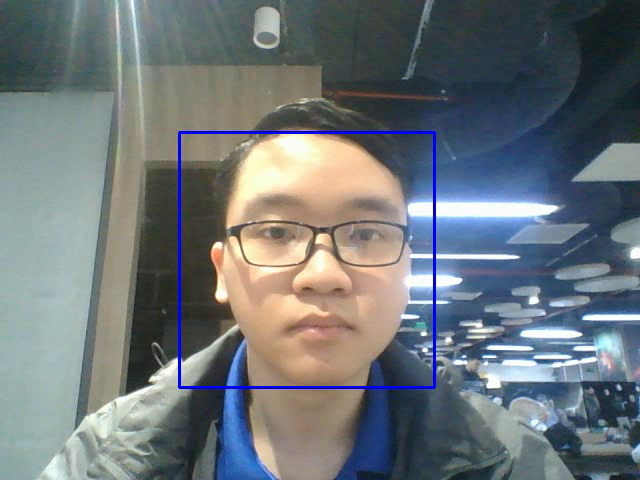
#> input picture frame 13 of videos/haar.avi, 640 x 480 px, given in place of the camera
$ python detect_smile_cascade.py
#> lines starting #> are read from the running program, lines starting #| are printed output that depends on the picture; after the words box and inside, x2 and y2 are one past the last pixel; in counts of white or black regions, pixels touching at a corner belong together
# import the necessary packages
import cv2

# grab cascade classifiers
face_cascade = cv2.CascadeClassifier('cascade/haarcascade_frontalface_default.xml')
eye_cascade = cv2.CascadeClassifier('cascade/haarcascade_eye.xml')
smile_cascade = cv2.CascadeClassifier('cascade/haarcascade_smile.xml')

# detect function
def detect(gray, frame):
    # detect faces
    faces = face_cascade.detectMultiScale(gray, scaleFactor=1.3, minNeighbors=5)
    for (fx, fy, fw, fh) in faces:
        # draw rectangle for face
        cv2.rectangle(frame, (fx, fy), ((fx + fw), (fy + fh)), (255, 0, 0), 2)
        roi_gray = gray[fy:fy + fh, fx:fx + fw]
        roi_color = frame[fy:fy + fh, fx:fx + fw]
        # detect smiles
        smiles = smile_cascade.detectMultiScale(roi_gray, 1.8, 20)
        for (sx, sy, sw, sh) in smiles:
            # draw rectangle for smile
            cv2.rectangle(roi_color, (sx, sy), ((sx + sw), (sy + sh)), (0, 0, 255), 2)

    return frame

# grab the references to the webcam
print('[INFO] starting video capture...')
cap = cv2.VideoCapture(0)

# grab width and height from video feed
width = int(cap.get(cv2.CAP_PROP_FRAME_WIDTH))
height = int(cap.get(cv2.CAP_PROP_FRAME_HEIGHT))

writer = cv2.VideoWriter('videos/haar.avi', cv2.VideoWriter_fourcc(*'XVID'), 12, (width, height))

# keep looping while the video capture is open
while cap.isOpened():
    # grab the current frame
    _, frame = cap.read()
#> frame is the input picture: shape (480, 640, 3); mean B, G, R 121.1, 117.4, 110.1

    # capture image in monochrome
    gray = cv2.cvtColor(frame, cv2.COLOR_BGR2GRAY)
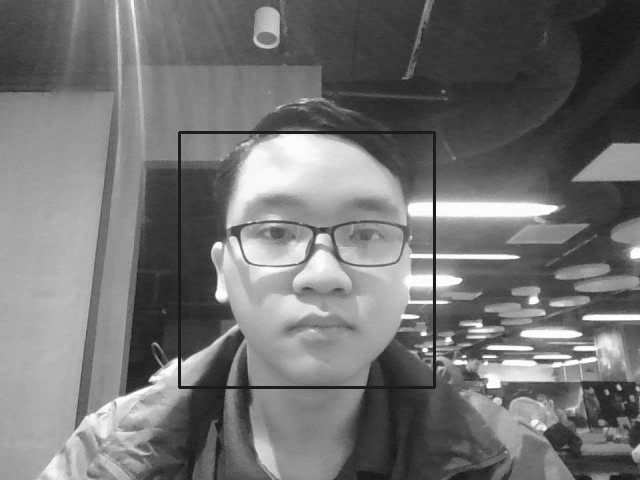
#> gray: shape (480, 640); min 15, max 255, mean 115.6

    # calls the detect() function
    canvas = detect(gray, frame)
#> in detect, `faces = face_cascade.detectMultiScale(gray, scaleFactor=1.3, minNeighb..`: faces = [[177, 132, 255, 255]]
#> the loop in detect, `for (fx, fy, fw, fh) in faces:` made 1 pass
#> pass 1, in detect, `roi_gray = gray[fy:fy + fh, fx:fx + fw]`:
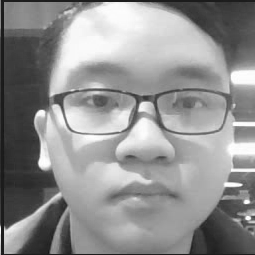
#> roi_gray: shape (255, 255); min 21, max 255, mean 144.2
#> pass 1, in detect, `roi_color = frame[fy:fy + fh, fx:fx + fw]`:
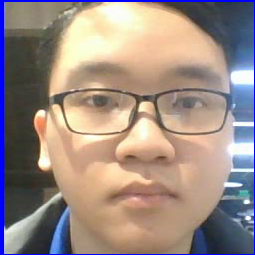
#> roi_color: shape (255, 255, 3); mean B, G, R 131.9, 139.7, 155.9
#> after the loop in detect, `for (fx, fy, fw, fh) in faces:`:
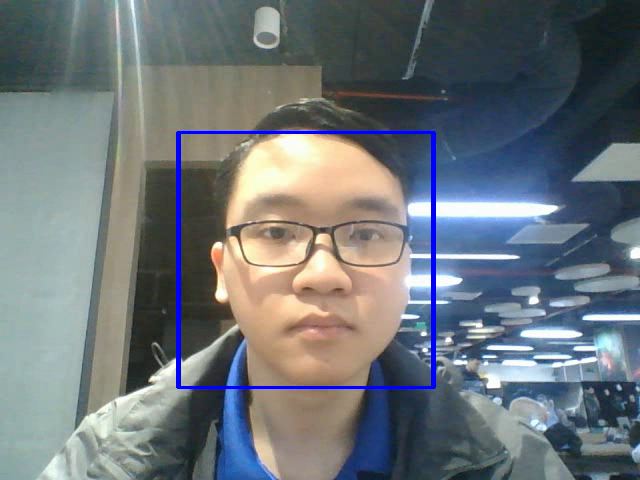
#> frame: shape (480, 640, 3); 0.98% of pixels changed, all inside (x1, y1, x2, y2) = (176, 131, 434, 389)

    writer.write(canvas)

    # display the result on camera feed
    cv2.imshow('Video', canvas)

    # stop the loop if 'q' key is pressed
    if cv2.waitKey(1) & 0xff == ord('q'):
#> (key q is pressed here)
        break

# clean up everything once all the processing is done
cap.release()
writer.release()
cv2.destroyAllWindows()

$ run again, starting later in the video
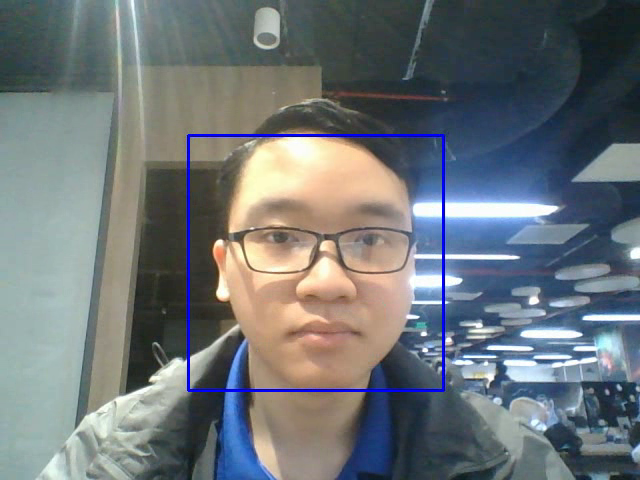
#> input picture frame 58 of videos/haar.avi, 640 x 480 px, given in place of the camera
#> frame is the input picture: shape (480, 640, 3); mean B, G, R 120.3, 116.7, 110
#> `gray = cv2.cvtColor(frame, cv2.COLOR_BGR2GRAY)`:
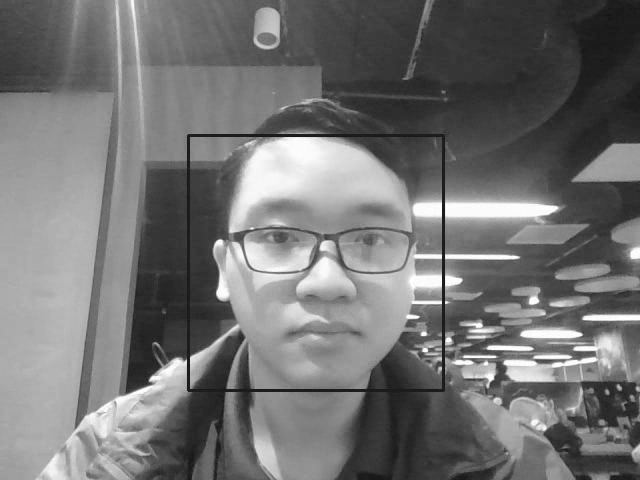
#> gray: shape (480, 640); min 18, max 255, mean 115
#> faces = [[197, 136, 255, 255]]
#> the loop in detect, `for (fx, fy, fw, fh) in faces:` made 1 pass
#> after the loop in detect, `for (fx, fy, fw, fh) in faces:`:
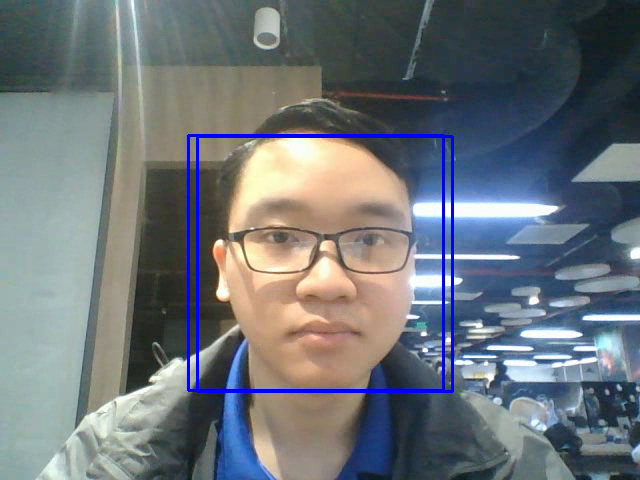
#> frame: shape (480, 640, 3); 0.99% of pixels changed, all inside (x1, y1, x2, y2) = (196, 135, 454, 393)

$ run again, starting later in the video
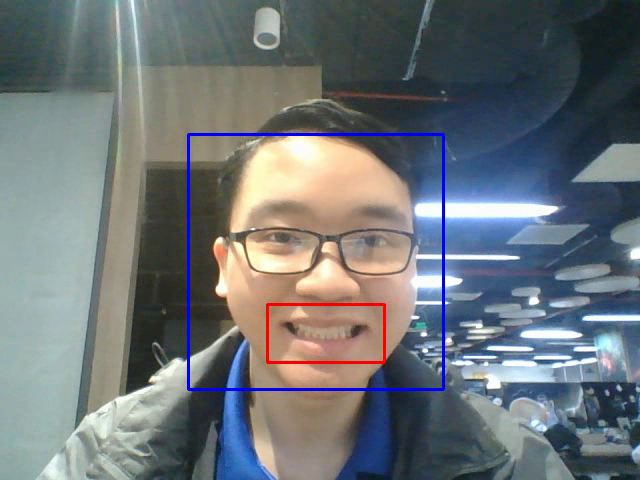
#> input picture frame 104 of videos/haar.avi, 640 x 480 px, given in place of the camera
#> frame is the input picture: shape (480, 640, 3); mean B, G, R 119.5, 115.9, 110
#> `gray = cv2.cvtColor(frame, cv2.COLOR_BGR2GRAY)`:
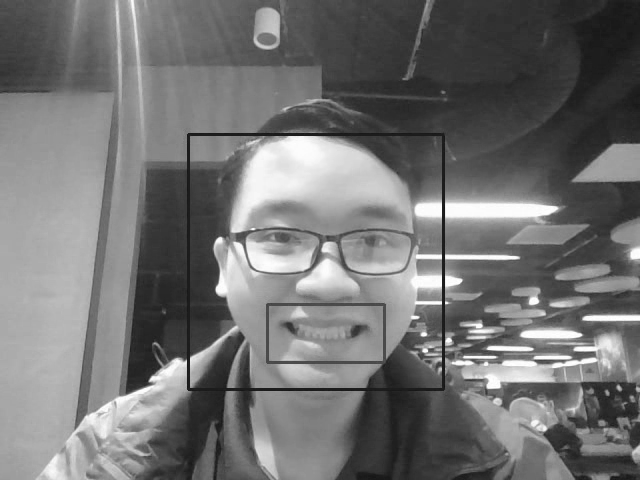
#> gray: shape (480, 640); min 19, max 255, mean 114.5
#> faces = [[194, 134, 255, 255]]
#> the loop in detect, `for (fx, fy, fw, fh) in faces:` made 1 pass
#> (fx, fy, fw, fh, smiles) on pass 1: (194, 134, 255, 255, [[69, 169, 117, 58]])
#> after the loop in detect, `for (fx, fy, fw, fh) in faces:`:
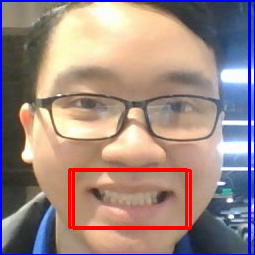
#> roi_color: shape (255, 255, 3); mean B, G, R 130.8, 135.5, 157.6
